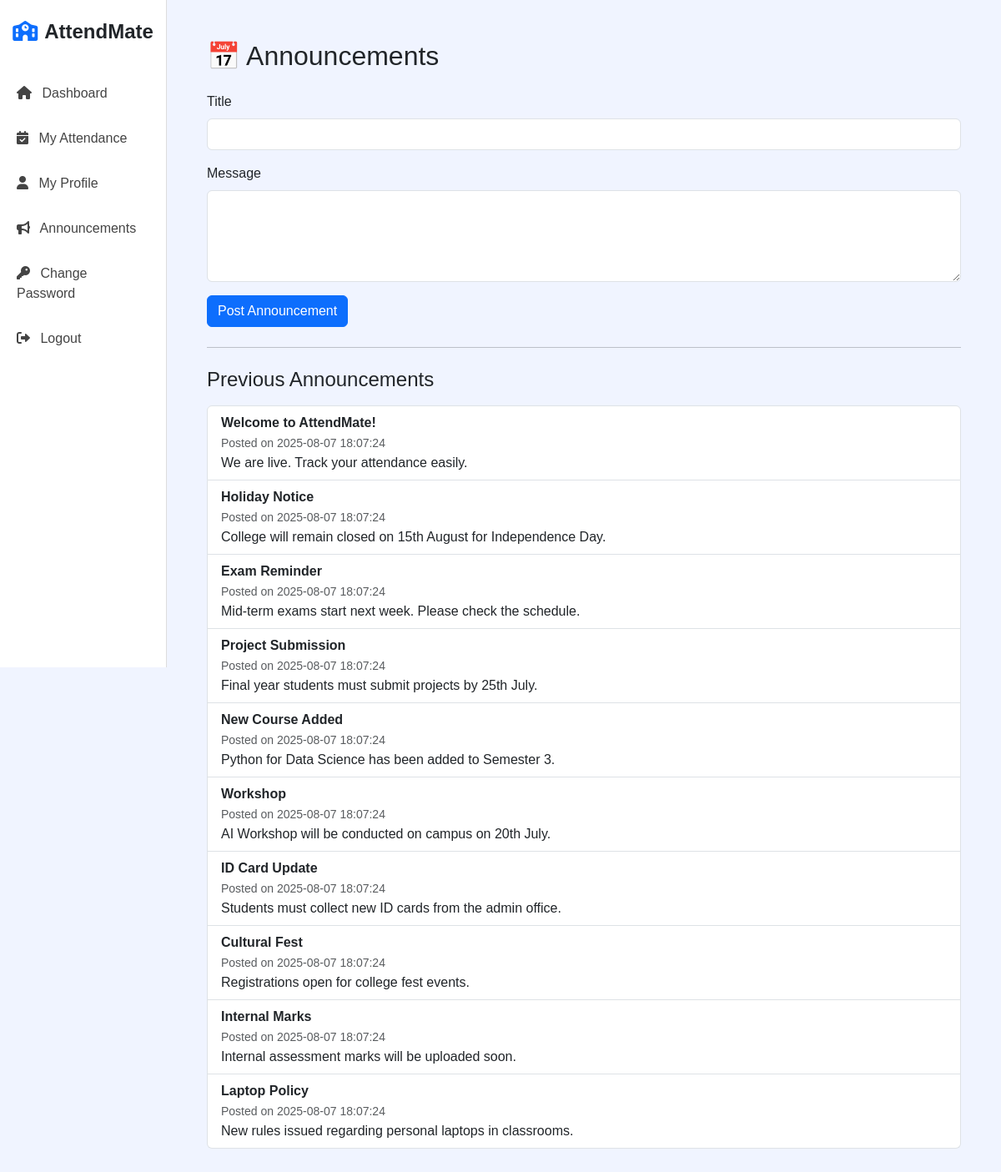
/admin/Announcements.php (signed in), run on the app's committed database.
### tables this page shows
CREATE TABLE announcements (
  id INT(11) NOT NULL AUTO_INCREMENT,
  title VARCHAR(100) NOT NULL,
  message TEXT NOT NULL,
  created_at TIMESTAMP DEFAULT CURRENT_TIMESTAMP,
  PRIMARY KEY (id)
);

### admin/Announcements.php (the view, shortened to what this page needs)
<?php
include '../header.php';
require_once '../db.php';
$announcements = mysqli_query($conn, "SELECT * FROM announcements ORDER BY created_at DESC");
?>
<div class="main-content p-4">
    <h2 class="text-xl font-semibold mb-4">📅 Announcements</h2>
    <form method="POST" class="mb-4">
        <div class="mb-3">
            <label class="form-label">Title</label>
            <input type="text" name="title" class="form-control" required>
        </div>
        <div class="mb-3">
            <label class="form-label">Message</label>
            <textarea name="message" class="form-control" rows="4" required></textarea>
        </div>
        <button type="submit" name="announce" class="btn btn-primary">Post Announcement</button>
    </form>
    <hr>
    <h4 class="mt-4">Previous Announcements</h4>
    <ul class="list-group mt-3">
        <?php if (mysqli_num_rows($announcements) > 0): ?>
            <?php while ($row = mysqli_fetch_assoc($announcements)): ?>
                <li class="list-group-item">
                    <strong><?= htmlspecialchars($row['title']) ?></strong>
                    <div><small class="text-muted">Posted on <?= $row['created_at'] ?></small></div>
                    <p class="mb-0"><?= nl2br(htmlspecialchars($row['message'])) ?></p>
                </li>
            <?php endwhile; ?>
        <?php else: ?>
            <li class="list-group-item text-muted">No announcements yet.</li>
        <?php endif; ?>
    </ul>
</div>
<?php include '../footer.php'; ?>

### header.php (shortened to what this page needs)
<?php
$role = $_SESSION['role'];
$activePage = basename($_SERVER['PHP_SELF']);
?>
<!DOCTYPE html>
<html lang="en">
<head>
    <link href="https://cdn.jsdelivr.net/npm/bootstrap@5.3.0/dist/css/bootstrap.min.css" rel="stylesheet" />
    <link href="https://cdnjs.cloudflare.com/ajax/libs/font-awesome/6.0.0-beta3/css/all.min.css" rel="stylesheet" />
    <link href="../CSS/dashboard.css" rel="stylesheet" />
</head>
<body>
    <div class="container-fluid">
        <div class="row">
            <div class="col-md-2 sidebar p-0">
                <div class="text-center py-4">
                    <h4><i class="fas fa-school me-2 text-primary"></i><strong>AttendMate</strong></h4>
                </div>
                <?php if ($role === 'admin'): ?>
                    <a href="admin_dashboard.php" class="<?= ($activePage == 'admin_dashboard.php') ? 'active' : '' ?>">
                        <i class="fas fa-home me-2"></i> Dashboard</a>
                    <a href="Manage_Students.php" class="<?= ($activePage == 'Manage_Students.php') ? 'active' : '' ?>">
                        <i class="fas fa-user-graduate me-2"></i> Manage Students</a>
                    <a href="Mark_Attendance.php" class="<?= ($activePage == 'Mark_Attendance.php') ? 'active' : '' ?>">
                        <i class="fas fa-edit me-2"></i> Mark Attendance</a>
                    <a href="View_Attendance.php" class="<?= ($activePage == 'View_Attendance.php') ? 'active' : '' ?>">
                        <i class="fas fa-eye me-2"></i> View Attendance</a>
                    <a href="Attendance_Reports.php" class="<?= ($activePage == 'Attendance_Reports.php') ? 'active' : '' ?>">
                        <i class="fas fa-chart-line me-2"></i> Attendance Reports</a>
                    <a href="Announcements.php" class="<?= ($activePage == 'Announcements.php') ? 'active' : '' ?>">
                        <i class="fas fa-bullhorn me-2"></i> Announcements</a>
     <a href="remark.php" class="<?= ($activePage == 'remark.php') ? 'active' : '' ?>">
        <i class="fas fa-sticky-note me-2"></i> Remark</a>
                    <a href="view_all_remarks.php" class="<?= ($activePage == 'view_all_remarks.php') ? 'active' : '' ?>">
    <i class="fas fa-comments me-2"></i> View Remarks
</a>
                <?php elseif ($role === 'user'): ?>
                    <a href="student_dashboard.php" class="<?= ($activePage == 'student_dashboard.php') ? 'active' : '' ?>">
                        <i class="fas fa-home me-2"></i> Dashboard</a>
                    <a href="myattendance.php" class="<?= ($activePage == 'myattendance.php') ? 'active' : '' ?>">
                        <i class="fas fa-calendar-check me-2"></i> My Attendance</a>
                    <a href="profile.php" class="<?= ($activePage == 'profile.php') ? 'active' : '' ?>">
                        <i class="fas fa-user me-2"></i> My Profile</a>
                    <a href="announcements.php" class="<?= ($activePage == 'announcements.php') ? 'active' : '' ?>">
                        <i class="fas fa-bullhorn me-2"></i> Announcements</a>
                    <a href="changepassword.php" class="<?= ($activePage == 'changepassword.php') ? 'active' : '' ?>">
                        <i class="fas fa-key me-2"></i> Change Password</a>
                <?php endif; ?>
                <a href="../logout.php" onclick="return confirm('Are you sure you want to logout?')">
                    <i class="fas fa-sign-out-alt me-2"></i> Logout</a>
            </div>
            <div class="col-md-10 p-4">

### footer.php (shortened to what this page needs)
</div>
</div>
</div>
</body>
</html>

### CSS/dashboard.css (style rules this page uses)
body { background: #f0f4ff; font-family: "Poppins", sans-serif; margin: 0; padding: 0; }
.sidebar { height: 100vh; background: #ffffff; border-right: 1px solid #ddd; padding: 10px 0; }
.sidebar a { padding: 15px 20px; display: block; color: #444; text-decoration: none; transition: 0.3s; }
.btn, .list-group-item { transition: transform 0.3s ease, box-shadow 0.3s ease; }

### data on the page
announcements: title "Welcome to AttendMate!", created_at "2025-08-07 18:07:24", message "We are live. Track your attendance easily."
announcements: title "Holiday Notice", created_at "2025-08-07 18:07:24", message "College will remain closed on 15th August for Independence Day."
announcements: title "Exam Reminder", created_at "2025-08-07 18:07:24", message "Mid-term exams start next week. Please check the schedule."
announcements: title "Project Submission", created_at "2025-08-07 18:07:24", message "Final year students must submit projects by 25th July."
announcements: title "New Course Added", created_at "2025-08-07 18:07:24", message "Python for Data Science has been added to Semester 3."
announcements: title "Workshop", created_at "2025-08-07 18:07:24", message "AI Workshop will be conducted on campus on 20th July."
announcements: title "ID Card Update", created_at "2025-08-07 18:07:24", message "Students must collect new ID cards from the admin office."
announcements: title "Cultural Fest", created_at "2025-08-07 18:07:24", message "Registrations open for college fest events."
announcements: title "Internal Marks", created_at "2025-08-07 18:07:24", message "Internal assessment marks will be uploaded soon."
announcements: title "Laptop Policy", created_at "2025-08-07 18:07:24", message "New rules issued regarding personal laptops in classrooms."
